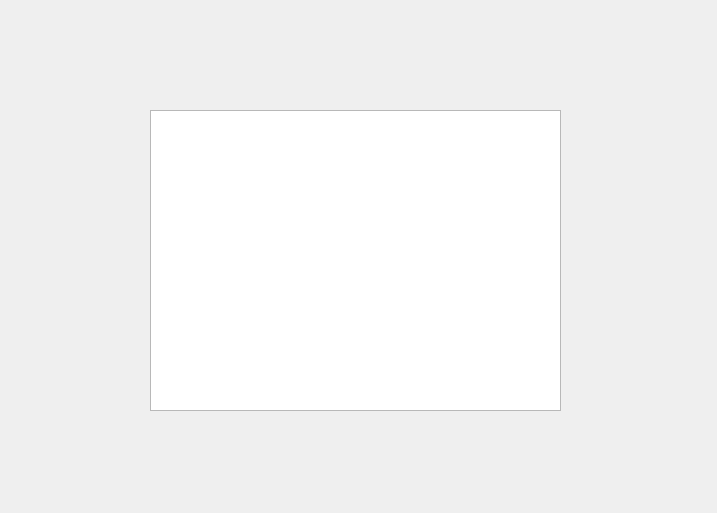
<?xml version="1.0" encoding="UTF-8"?>
<ui version="4.0">
 <class>saldo</class>
 <widget class="QWidget" name="saldo">
  <property name="geometry">
   <rect>
    <x>0</x>
    <y>0</y>
    <width>717</width>
    <height>513</height>
   </rect>
  </property>
  <property name="windowTitle">
   <string>Form</string>
  </property>
  <widget class="QTextEdit" name="txtSaldo">
   <property name="geometry">
    <rect>
     <x>150</x>
     <y>110</y>
     <width>411</width>
     <height>301</height>
    </rect>
   </property>
  </widget>
 </widget>
 <resources/>
 <connections/>
</ui>
